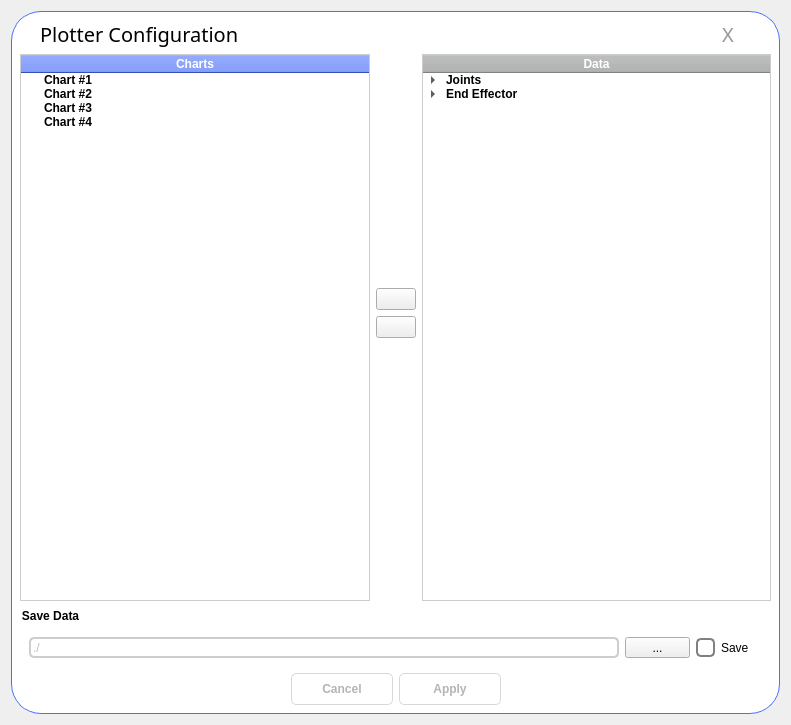
<?xml version="1.0" encoding="UTF-8"?>
<ui version="4.0">
 <class>PlotConfigDialog</class>
 <widget class="QDialog" name="PlotConfigDialog">
  <property name="geometry">
   <rect>
    <x>0</x>
    <y>0</y>
    <width>791</width>
    <height>725</height>
   </rect>
  </property>
  <property name="windowTitle">
   <string>Dialog</string>
  </property>
  <layout class="QGridLayout" name="gridLayout">
   <item row="0" column="0">
    <widget class="QWidget" name="widget" native="true">
     <property name="styleSheet">
      <string notr="true">.QWidget {
	font: 11pt &quot;Alibaba PuHuiTi 3.0&quot;;
   background-color: white;
   border-radius: 30px;
   border: 1px solid #496FFF;
}</string>
     </property>
     <layout class="QGridLayout" name="gridLayout_2">
      <item row="0" column="0" colspan="3">
       <layout class="QHBoxLayout" name="horizontalLayout" stretch="3,10,1">
        <property name="leftMargin">
         <number>20</number>
        </property>
        <property name="rightMargin">
         <number>20</number>
        </property>
        <item>
         <widget class="QLabel" name="label_3">
          <property name="font">
           <font>
            <family>Alibaba PuHuiTi 3.0</family>
            <pointsize>15</pointsize>
            <italic>false</italic>
            <bold>false</bold>
           </font>
          </property>
          <property name="styleSheet">
           <string notr="true">QLabel {
    	font: 15pt &quot;Alibaba PuHuiTi 3.0&quot;;
}</string>
          </property>
          <property name="text">
           <string>Plotter Configuration</string>
          </property>
         </widget>
        </item>
        <item>
         <spacer name="horizontalSpacer">
          <property name="orientation">
           <enum>Qt::Horizontal</enum>
          </property>
          <property name="sizeHint" stdset="0">
           <size>
            <width>40</width>
            <height>20</height>
           </size>
          </property>
         </spacer>
        </item>
        <item>
         <widget class="QPushButton" name="exitButton">
          <property name="sizePolicy">
           <sizepolicy hsizetype="Preferred" vsizetype="Preferred">
            <horstretch>0</horstretch>
            <verstretch>0</verstretch>
           </sizepolicy>
          </property>
          <property name="font">
           <font>
            <family>Alibaba PuHuiTi 3.0</family>
            <pointsize>15</pointsize>
            <italic>false</italic>
            <bold>false</bold>
           </font>
          </property>
          <property name="styleSheet">
           <string notr="true">QPushButton {
    font: 15pt &quot;Alibaba PuHuiTi 3.0&quot;;

	border: 0px solid #D8D8D8;
	border-radius: 40px;
	color: #979797;
}

QPushButton:hover {
	background-color: #496FFF;
	color: white;
}

QPushButton:pressed, QPushButton:checked {
	color: red;
}
</string>
          </property>
          <property name="text">
           <string>X</string>
          </property>
         </widget>
        </item>
       </layout>
      </item>
      <item row="1" column="0" rowspan="4">
       <widget class="QTreeWidget" name="plotTree">
        <property name="styleSheet">
         <string notr="true">QTreeWidget {
    background-color: #ffffff;
    color: #000000;
    border: 1px solid #cdcdcd;
}


QHeaderView {
    background-color: rgb(73, 111, 255);
    color: white;
    font-weight: bold;
}

QTreeWidget::item{
    background: white;
}

QTreeView::item:hover {
    background: rgb(69, 187, 217);
}

QTreeView::item:selected:active{
    background: rgb(63, 147, 168);
}

QTreeView::item:selected:!active {
    background: rgb(63, 147, 168);
}
</string>
        </property>
        <property name="animated">
         <bool>true</bool>
        </property>
        <column>
         <property name="text">
          <string>Charts</string>
         </property>
         <property name="textAlignment">
          <set>AlignCenter</set>
         </property>
        </column>
        <item>
         <property name="text">
          <string>Chart #1</string>
         </property>
         <property name="font">
          <font>
           <bold>true</bold>
          </font>
         </property>
        </item>
        <item>
         <property name="text">
          <string>Chart #2</string>
         </property>
         <property name="font">
          <font>
           <bold>true</bold>
          </font>
         </property>
        </item>
        <item>
         <property name="text">
          <string>Chart #3</string>
         </property>
         <property name="font">
          <font>
           <bold>true</bold>
          </font>
         </property>
        </item>
        <item>
         <property name="text">
          <string>Chart #4</string>
         </property>
         <property name="font">
          <font>
           <bold>true</bold>
          </font>
         </property>
        </item>
       </widget>
      </item>
      <item row="1" column="1">
       <spacer name="verticalSpacer">
        <property name="orientation">
         <enum>Qt::Vertical</enum>
        </property>
        <property name="sizeHint" stdset="0">
         <size>
          <width>20</width>
          <height>247</height>
         </size>
        </property>
       </spacer>
      </item>
      <item row="1" column="2" rowspan="4">
       <widget class="QTreeWidget" name="dataTree">
        <property name="styleSheet">
         <string notr="true">QTreeWidget {
    background-color: #ffffff;
    color: #000000;
    border: 1px solid #cdcdcd;
}


QHeaderView {
    background-color:  #B3B4B5;
    color: white;
    font-weight: bold;
}

QTreeWidget::item{
    background: white;
}

QTreeView::item:hover {
    background: rgb(69, 187, 217);
}

QTreeView::item:selected:active{
    background: rgb(63, 147, 168);
}

QTreeView::item:selected:!active {
    background: rgb(63, 147, 168);
}
</string>
        </property>
        <property name="selectionMode">
         <enum>QAbstractItemView::MultiSelection</enum>
        </property>
        <property name="animated">
         <bool>true</bool>
        </property>
        <column>
         <property name="text">
          <string>Data</string>
         </property>
         <property name="textAlignment">
          <set>AlignCenter</set>
         </property>
        </column>
        <item>
         <property name="text">
          <string>Joints</string>
         </property>
         <property name="font">
          <font>
           <bold>true</bold>
          </font>
         </property>
         <property name="background">
          <brush brushstyle="NoBrush">
           <color alpha="255">
            <red>0</red>
            <green>0</green>
            <blue>0</blue>
           </color>
          </brush>
         </property>
         <property name="flags">
          <set>ItemIsDragEnabled|ItemIsDropEnabled|ItemIsUserCheckable|ItemIsEnabled</set>
         </property>
         <item>
          <property name="text">
           <string>Position</string>
          </property>
         </item>
         <item>
          <property name="text">
           <string>Velocity</string>
          </property>
         </item>
         <item>
          <property name="text">
           <string>Current</string>
          </property>
         </item>
         <item>
          <property name="text">
           <string>Torque</string>
          </property>
         </item>
        </item>
        <item>
         <property name="text">
          <string>End Effector</string>
         </property>
         <property name="font">
          <font>
           <bold>true</bold>
          </font>
         </property>
         <property name="flags">
          <set>ItemIsDragEnabled|ItemIsDropEnabled|ItemIsUserCheckable|ItemIsEnabled</set>
         </property>
         <item>
          <property name="text">
           <string>Pose</string>
          </property>
          <property name="font">
           <font>
            <bold>true</bold>
           </font>
          </property>
          <property name="flags">
           <set>ItemIsDragEnabled|ItemIsDropEnabled|ItemIsUserCheckable|ItemIsEnabled</set>
          </property>
          <item>
           <property name="text">
            <string>x</string>
           </property>
          </item>
          <item>
           <property name="text">
            <string>y</string>
           </property>
          </item>
          <item>
           <property name="text">
            <string>z</string>
           </property>
          </item>
          <item>
           <property name="text">
            <string>rx</string>
           </property>
          </item>
          <item>
           <property name="text">
            <string>ry</string>
           </property>
          </item>
          <item>
           <property name="text">
            <string>rz</string>
           </property>
          </item>
         </item>
         <item>
          <property name="text">
           <string>Wrench</string>
          </property>
          <property name="font">
           <font>
            <bold>true</bold>
           </font>
          </property>
          <property name="flags">
           <set>ItemIsDragEnabled|ItemIsDropEnabled|ItemIsUserCheckable|ItemIsEnabled</set>
          </property>
          <item>
           <property name="text">
            <string>fx</string>
           </property>
          </item>
          <item>
           <property name="text">
            <string>fy</string>
           </property>
          </item>
          <item>
           <property name="text">
            <string>fz</string>
           </property>
          </item>
          <item>
           <property name="text">
            <string>mx</string>
           </property>
          </item>
          <item>
           <property name="text">
            <string>my</string>
           </property>
          </item>
          <item>
           <property name="text">
            <string>mz</string>
           </property>
          </item>
         </item>
        </item>
       </widget>
      </item>
      <item row="2" column="1">
       <widget class="QPushButton" name="addBtn">
        <property name="text">
         <string/>
        </property>
        <property name="icon">
         <iconset resource="../res.qrc">
          <normaloff>:/res/left-arrow2.png</normaloff>:/res/left-arrow2.png</iconset>
        </property>
        <property name="iconSize">
         <size>
          <width>25</width>
          <height>25</height>
         </size>
        </property>
       </widget>
      </item>
      <item row="3" column="1">
       <widget class="QPushButton" name="removeBtn">
        <property name="text">
         <string/>
        </property>
        <property name="icon">
         <iconset resource="../res.qrc">
          <normaloff>:/res/trash.png</normaloff>:/res/trash.png</iconset>
        </property>
        <property name="iconSize">
         <size>
          <width>25</width>
          <height>25</height>
         </size>
        </property>
       </widget>
      </item>
      <item row="4" column="1">
       <spacer name="verticalSpacer_2">
        <property name="orientation">
         <enum>Qt::Vertical</enum>
        </property>
        <property name="sizeHint" stdset="0">
         <size>
          <width>20</width>
          <height>282</height>
         </size>
        </property>
       </spacer>
      </item>
      <item row="5" column="0" colspan="3">
       <widget class="QGroupBox" name="groupBox">
        <property name="styleSheet">
         <string notr="true">QGroupBox {
	font: 700 11pt &quot;Alibaba PuHuiTi 3.0&quot;;
	font-weight: bold;
	background-color: white;
	border-radius: 10px;
}</string>
        </property>
        <property name="title">
         <string>Save Data</string>
        </property>
        <layout class="QHBoxLayout" name="horizontalLayout_2" stretch="18,2,2">
         <property name="topMargin">
          <number>30</number>
         </property>
         <item>
          <widget class="QLineEdit" name="dataSavePathEdit">
           <property name="enabled">
            <bool>false</bool>
           </property>
           <property name="sizePolicy">
            <sizepolicy hsizetype="Preferred" vsizetype="Preferred">
             <horstretch>0</horstretch>
             <verstretch>0</verstretch>
            </sizepolicy>
           </property>
           <property name="styleSheet">
            <string notr="true">QLineEdit {
	background-color: white;
	border-radius: 5px;
	border: 2px solid #cdcdcd;
}</string>
           </property>
           <property name="text">
            <string>./</string>
           </property>
          </widget>
         </item>
         <item>
          <widget class="QToolButton" name="dirButton">
           <property name="sizePolicy">
            <sizepolicy hsizetype="Preferred" vsizetype="Preferred">
             <horstretch>0</horstretch>
             <verstretch>0</verstretch>
            </sizepolicy>
           </property>
           <property name="text">
            <string>...</string>
           </property>
          </widget>
         </item>
         <item>
          <widget class="QCheckBox" name="saveCheck">
           <property name="sizePolicy">
            <sizepolicy hsizetype="Preferred" vsizetype="Preferred">
             <horstretch>0</horstretch>
             <verstretch>0</verstretch>
            </sizepolicy>
           </property>
           <property name="styleSheet">
            <string notr="true">QCheckBox {
   font: 11pt &quot;Alibaba PuHuiTi 3.0&quot;;
}

QCheckBox::indicator {
    background-color: white;
	border: 2px solid gray;
    border-radius: 5px;
    width: 15px;
    height: 15px;
}

QCheckBox::indicator:checked {
	border: 2px solid gray;
    background-color:  rgb(73, 111, 255);
}

QCheckBox::indicator:unchecked {
   
}</string>
           </property>
           <property name="text">
            <string>Save</string>
           </property>
           <property name="iconSize">
            <size>
             <width>16</width>
             <height>16</height>
            </size>
           </property>
          </widget>
         </item>
        </layout>
       </widget>
      </item>
      <item row="6" column="0" colspan="3">
       <widget class="QDialogButtonBox" name="buttonBox">
        <property name="sizePolicy">
         <sizepolicy hsizetype="Expanding" vsizetype="Preferred">
          <horstretch>0</horstretch>
          <verstretch>0</verstretch>
         </sizepolicy>
        </property>
        <property name="layoutDirection">
         <enum>Qt::LeftToRight</enum>
        </property>
        <property name="styleSheet">
         <string notr="true">QDialogButtonBox {
   margin-right: 20px;
}

QPushButton {
	background-color: white;
	border: 1px solid #D8D8D8;
	border-radius: 5px;
	color: #B3B4B5;
	font-weight: bold;
   width: 100px;
   height: 30px;
}

QPushButton:hover {
	background-color: #D8D8D8;
	color: #262626;
}

QPushButton:pressed, QPushButton:checked {
	background-color: #DFF3FC;
	color: #262626;
	border: 0;
}</string>
        </property>
        <property name="orientation">
         <enum>Qt::Horizontal</enum>
        </property>
        <property name="standardButtons">
         <set>QDialogButtonBox::Apply|QDialogButtonBox::Cancel</set>
        </property>
        <property name="centerButtons">
         <bool>true</bool>
        </property>
       </widget>
      </item>
     </layout>
    </widget>
   </item>
  </layout>
 </widget>
 <resources>
  <include location="../res.qrc"/>
 </resources>
 <connections/>
</ui>
